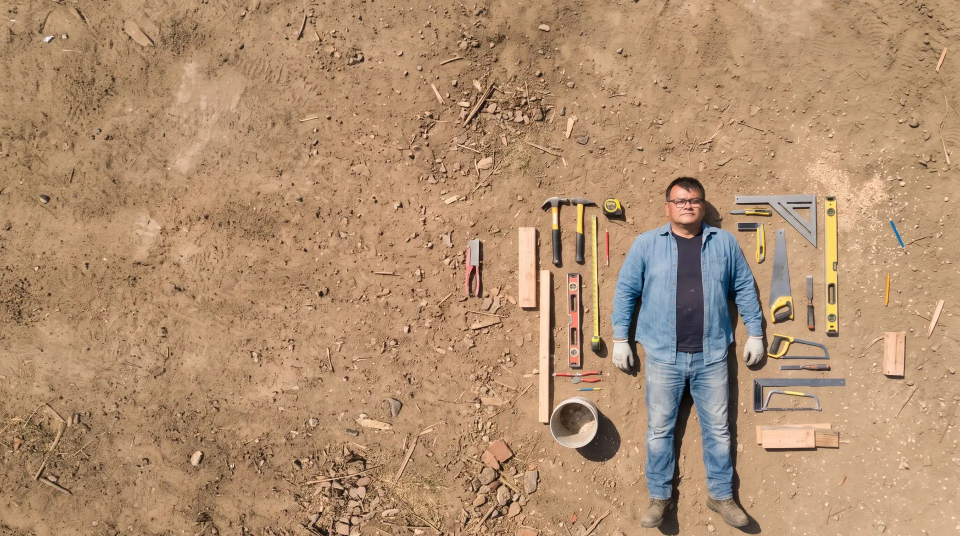
#> input picture soul/fotos/waldo-castor/portada-ancha-1920.webp, 1920 x 1072 px (shown at 1/2 size)
$ python -i preparar_fotos.py   (imports and definitions only)
#> lines starting #> are read from the running program, lines starting #| are printed output that depends on the picture
# -*- coding: utf-8 -*-
"""SOUL · prepara la carpeta de fotos de una persona (soul/fotos/<slug>/) para la portada del sitio (PAIton, 24-11-2026).

La regla de la portada (Visu, PORTADA.md §4 y su _zona.py) corre AQUI, una vez, al preparar las fotos. El sitio publico
solo lee lo que esta herramienta escribe en fotos.json: donde va el titular, de que color es la letra, cuanto velo
lleva la imagen y donde va el sello. Nada se mide en el navegador de quien visita el sitio.

Uso (desde cualquier carpeta; necesita Pillow y numpy, que trae `py`):
  py soul/preparar_fotos.py waldo-castor                         mide las imagenes de portada que ya declara fotos.json
  py soul/preparar_fotos.py waldo-castor --ancha A.jpg --vertical V.jpg
                                                                 ademas exporta las imagenes de Gemini a los tamanos
                                                                 del sitio (PORTADA.md §5) y las declara en fotos.json
  py soul/preparar_fotos.py waldo-castor --ver                   solo muestra la medida, no escribe nada

Entrega en fotos.json, por imagen (ancha y vertical), `medida`:
  zona (izq|der|arriba), calma de cada candidata, recorte (object-position), sello (izq|der), y por direccion de marca
  (obra, taller, escenario): letra (oscura|clara), velo (0 a 1), p05 (contraste del 95 % de la zona) y modo (imagen|caja).
"""
import sys, os, json
import numpy as np
from PIL import Image

AQUI = os.path.dirname(os.path.abspath(__file__))
# Los colores de cada direccion, los mismos de marca.js (DIRS): letra oscura = cla.ink, velo oscuro = osc.bg,
# letra clara = osc.ink, velo claro = cla.bg. Son los que pinta el sitio: se mide con lo que se va a ver.
DIRS = {
    'obra':      {'letra_osc': '#0B1E30', 'velo_osc': '#0B1E30', 'letra_cla': '#EAF2F8', 'velo_cla': '#EEF2F5'},
    'taller':    {'letra_osc': '#2A1C10', 'velo_osc': '#2B1D12', 'letra_cla': '#F7EDDA', 'velo_cla': '#F2E3C6'},
    'escenario': {'letra_osc': '#0B0A0D', 'velo_osc': '#0B0A0D', 'letra_cla': '#F4F1EC', 'velo_cla': '#F4F1EC'},
}
PISO = 6.0        # contraste pedido al 95 % de la ZONA (mas que 4,5 a proposito: una palabra cae sobre algo mas oscuro que el promedio)
CALMA_MAX = 0.28  # sobre esto la zona esta ocupada: modo CAJA
VELO_MAX = 0.78   # un velo mas fuerte que esto ya no deja ver la imagen: modo CAJA
# Tamanos y calidad del sitio (PORTADA.md §5): sin tratamiento, solo escala y WebP
# 24-11-2026: la vertical a calidad 60 se veia pixelada y lavada en la cara (Sebastian). Un celular de 390 px con
# pantalla x3 pide ~1170 px de ancho: va una de 1080 (calidad 72, ~345 KB, bajo el tope de 350 de probar_sitio) y otra
# de 1536 (el original de Gemini) para pantallas x3. Lo que lavaba la cara era sobre todo el velo largo (sitio.css).
EXPORTA = {'ancha': [('portada-ancha-1920.webp', 1920, 70), ('portada-ancha-2560.webp', 2560, 64)],
           'vertical': [('portada-vertical-1080.webp', 1080, 72), ('portada-vertical-1536.webp', 1536, 68)]}


def rgb(h): return np.array([int(h[i:i + 2], 16) for i in (1, 3, 5)], float)
def lin(v): v = v / 255.0; return np.where(v <= 0.04045, v / 12.92, ((v + 0.055) / 1.055) ** 2.4)
def lum(a): l = lin(a); return 0.2126 * l[..., 0] + 0.7152 * l[..., 1] + 0.0722 * l[..., 2]
def cr(a, b): hi, lo = np.maximum(a, b), np.minimum(a, b); return (hi + 0.05) / (lo + 0.05)


def velo_necesario(zona, letra, velo):
    """Velo mas bajo (pasos de 0,02) con que el 95 % de la zona, mezclada con el velo como lo hace CSS, da PISO contra la letra."""
    lt = lum(letra)
    for a in np.arange(0, 1.0001, 0.02):
        c = cr(lum(zona * (1 - a) + velo * a), lt)
        if np.percentile(c, 5) >= PISO:
            return round(float(a), 2), round(float(np.percentile(c, 5)), 2)
    return 1.0, 0.0


def medir(ruta):
    """La regla de PORTADA.md §4 (a), igual a _zona.py de Visu, para las tres direcciones de una vez."""
    im = Image.open(ruta).convert('RGB'); W, H = im.size
#> in medir, im is the input picture: PIL image 1920x1072 RGB; mean R, G, B 175.9, 142.7, 112.2
#> after `W, H = im.size`: W = 1920; H = 1072
    ancha = W >= H
#> ancha = True
    k = 192 / max(W, H); im = im.resize((max(1, round(W * k)), max(1, round(H * k))), Image.LANCZOS)
#> after `k = 192 / max(W, H)`: k = 0.1
#> after `im = im.resize((max(1, round(W * k)), max(1, round(H * k))), Image.LAN`:
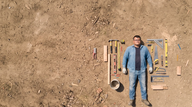
#> im: PIL image 192x107 RGB; mean R, G, B 175.9, 142.7, 112.2
    a = np.asarray(im, float); h, w = a.shape[:2]
#> after `h, w = a.shape[:2]`: h = 107; w = 192
    Y = lum(a)
#> in lin, `return np.where(v <= 0.04045, v / 12.92, ((v + 0.055) / 1.055) ** 2.4)`:
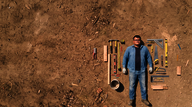
#> returned value: shape (107, 192, 3) float64; mean of channels 0, 1, 2 0.452, 0.285, 0.172; drawn as R, G, B
#> in lum, `return 0.2126 * l[..., 0] + 0.7152 * l[..., 1] + 0.0722 * l[..., 2]`:
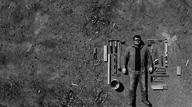
#> returned value: shape (107, 192) float64; min 0.000669, max 0.848, mean 0.312
    # el detalle se mide en grueso (64 px de lado mayor): el grano de la tierra o de un muro no cuenta; un objeto o una cara si
    g = lum(np.asarray(im.resize((max(1, round(w / 3)), max(1, round(h / 3))), Image.LANCZOS), float))
#> in lin (call 2), `v = v / 255.0`:
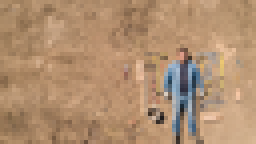
#> v: shape (36, 64, 3) float64 (shown 4 times larger); mean of channels 0, 1, 2 0.69, 0.56, 0.44; drawn as R, G, B
#> in lum (call 2), `return 0.2126 * l[..., 0] + 0.7152 * l[..., 1] + 0.0722 * l[..., 2]`:
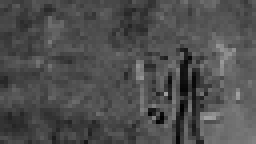
#> returned value: shape (36, 64) float64 (shown 4 times larger); min 0.0117, max 0.634, mean 0.308
    dg = np.zeros_like(g); dg[:, 1:] += np.abs(np.diff(g, axis=1)); dg[1:, :] += np.abs(np.diff(g, axis=0))
    det = np.asarray(Image.fromarray((dg * 1000).astype('float32')).resize((w, h), Image.BILINEAR), float) / 1000
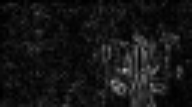
#> det: shape (107, 192) float64; min 0, max 0.692, mean 0.0846
    cand = ({'izq': (0.04, 0.48, 0.20, 0.90), 'der': (0.52, 0.96, 0.20, 0.90)} if ancha else {'arriba': (0.05, 0.95, 0.09, 0.40)})
    box = lambda z: (slice(round(z[2] * h), round(z[3] * h)), slice(round(z[0] * w), round(z[1] * w)))
    base = float(np.median(Y)) + 0.05          # en una imagen oscura los mismos objetos dan saltos de luz mas chicos
#> base = 0.364
    calma = {n: float(det[box(z)].mean()) / base for n, z in cand.items()}
#> calma = {'izq': 0.167, 'der': 0.373}
    zona_n = min(calma, key=calma.get); zb = box(cand[zona_n]); zona = a[zb].reshape(-1, 3)
#> after `zona_n = min(calma, key=calma.get)`: zona_n = 'izq'
    dirs = {}
    for dn, c in DIRS.items():
        aO, cO = velo_necesario(zona, rgb(c['letra_cla']), rgb(c['velo_osc']))   # letra clara, velo oscuro
        aC, cC = velo_necesario(zona, rgb(c['letra_osc']), rgb(c['velo_cla']))   # letra oscura, velo claro
        letra, alfa, con = ('clara', aO, cO) if aO <= aC else ('oscura', aC, cC)   # se toca la imagen lo menos posible; empate: clara
        dirs[dn] = {'letra': letra, 'velo': alfa, 'p05': con, 'modo': 'caja' if calma[zona_n] > CALMA_MAX or alfa > VELO_MAX else 'imagen'}
#> this loop made 3 passes
#> (aO, cO, aC, cC, alfa) on passes 1 to 3: (0.56, 6.25, 0.3, 6.12, 0.3), (0.58, 6.05, 0.34, 6.04, 0.34), (0.5, 6.23, 0.2, 6.15, 0.2)
#> after the loop, dirs = 3 items
    fuera = det.copy(); fuera[zb] = 0; s = fuera.sum() or 1
#> after `fuera[zb] = 0`:
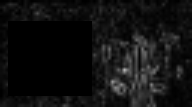
#> fuera: shape (107, 192) float64; min 0, max 0.692, mean 0.0659
#> after `s = fuera.sum() or 1`: s = 1354.3
    fx = float((fuera.sum(axis=0) * np.arange(w)).sum() / s / (w - 1)); fy = float((fuera.sum(axis=1) * np.arange(h)).sum() / s / (h - 1))
#> after `fx = float((fuera.sum(axis=0) * np.arange(w)).sum() / s / (w - 1))`: fx = 0.639
#> after `fy = float((fuera.sum(axis=1) * np.arange(h)).sum() / s / (h - 1))`: fy = 0.551
    # recorte: en ancha se ancla al lado vertical donde esta la persona (no se le corta la cabeza); en vertical, arriba (el titular no se mueve)
    recorte = f'{round(fx * 100)}% {"100%" if fy >= 0.5 else "0%"}' if ancha else '50% 0%'
#> recorte = '64% 100%'
    # sello: en ancha, abajo en el borde interior de la zona (el lado lo da la zona); en vertical, la esquina de abajo con menos detalle
    q = lambda x0, x1: float(det[round(0.84 * h):, round(x0 * w):round(x1 * w)].mean())
    sello = zona_n if ancha else ('der' if q(0.70, 1) <= q(0, 0.30) else 'izq')
#> sello = 'izq'
    return {'formato': 'ancha' if ancha else 'vertical', 'zona': zona_n, 'calma': {n: round(v, 2) for n, v in calma.items()},
            'foco': f'{round(fx * 100)}% {round(fy * 100)}%', 'recorte': recorte, 'sello': sello, 'dirs': dirs}


# [50 lines left out: functions exportar, main, not called in this run]


# [2 lines not run here, left out]

>>> result = medir('fotos/waldo-castor/portada-ancha-1920.webp')
#> result = 7 items

$ run again, on soul/fotos/waldo-castor/viga.webp
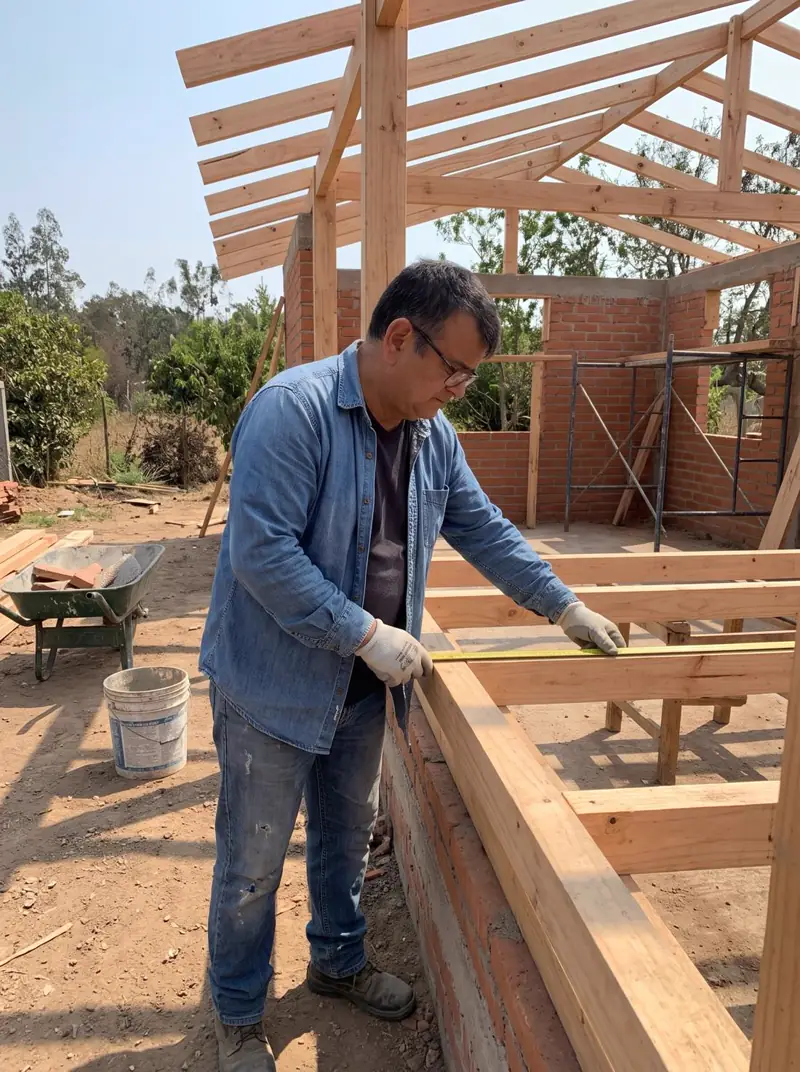
#> input picture soul/fotos/waldo-castor/viga.webp, 800 x 1072 px
#> in medir, im is the input picture: PIL image 800x1072 RGB; mean R, G, B 142.8, 122.6, 109.2
#> im: PIL image 143x192 RGB
#> v: shape (64, 48, 3) float64
#> in medir, `det = np.asarray(Image.fromarray((dg * 1000).astype('float32')).resize..`:
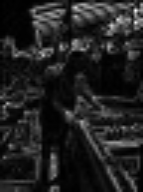
#> det: shape (192, 143) float64; min 0, max 1.16, mean 0.153; drawn with min black and max white
#> base = 0.25
#> calma = {'arriba': 0.672}
#> zona_n = 'arriba'
#> the loop in medir, `for dn, c in DIRS.items():` made 3 passes
#> (aO, cO, aC, cC, alfa) on passes 1 to 3: (0.7, 6.23, 0.54, 6, 0.54), (0.72, 6.24, 0.6, 6.14, 0.6), (0.64, 6.17, 0.48, 6.08, 0.48)
#> after the loop in medir, `for dn, c in DIRS.items():`: dirs = 3 items
#> in medir, `fuera[zb] = 0`:
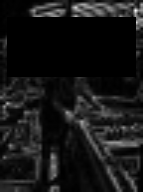
#> fuera: shape (192, 143) float64; min 0, max 1.16, mean 0.106; drawn with min black and max white
#> s = 2909.4
#> fx = 0.541
#> fy = 0.548
#> recorte = '50% 0%'
#> sello = 'izq'
#> result = 7 items
